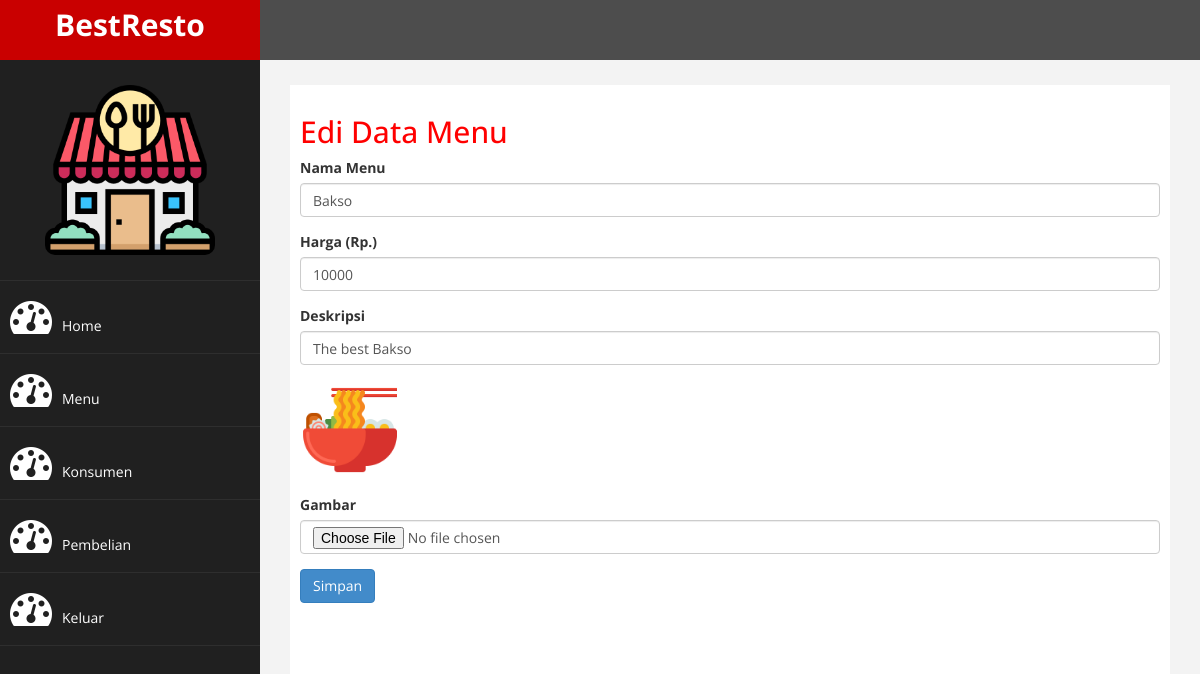
The app's page /admin/index.php?halaman=edit_menu&id=1 (signed in) with its own data.
### tables this page shows
CREATE TABLE `menu` (
  `id_menu` int(11) NOT NULL,
  `nama_mn` varchar(100) NOT NULL,
  `harga_mn` int(11) NOT NULL,
  `gambar_mn` varchar(100) NOT NULL,
  `deskripsi_mn` text NOT NULL
);

### admin/edit_menu.php (the view, shortened to what this page needs)
<?php
    $result = $koneksi->query("SELECT * FROM menu WHERE id_menu='$_GET[id]' ");
       $menu = $result->fetch_assoc();
?>
<h2>Edi Data Menu</h2>
<form action="" method="POST" enctype="multipart/form-data">
    <div class="form-group">
        <label for="nama">Nama Menu</label>
        <input type="text" id="name" class="form-control" name="nama_menu" value="<?=$menu['nama_mn'];?>">
    </div>
    <div class="form-group">
        <label for="harga">Harga (Rp.)</label>
        <input type="text" id="harga" class="form-control" name="harga_menu" value="<?=$menu['harga_mn'];?>">
    </div>
    <div class="form-group">
        <label for="des">Deskripsi</label>
        <input type="text" id="des" class="form-control" name="deskripsi_menu" value="<?=$menu['deskripsi_mn'];?>">
    </div>
    <div class="form-group">
        <img src="../gambar menu/<?=$menu['gambar_mn']; ?>" width="100px">
    </div>
    <div class="form-group">
        <label for="gambar">Gambar</label>
        <input type="file" id="gambar" class="form-control" name="gambar_menu">
    </div>
    <button class="btn btn-primary" type="submit" name="simpan">Simpan</button>
</form>

### admin/assets/css/custom.css (style rules this page uses)
body { font-family: 'Open Sans', sans-serif; }
h2 { color: #f00; }

### records on screen
menu: nama_menu "Bakso", harga_menu "10000", deskripsi_menu "The best Bakso", gambar_mn (picture)
